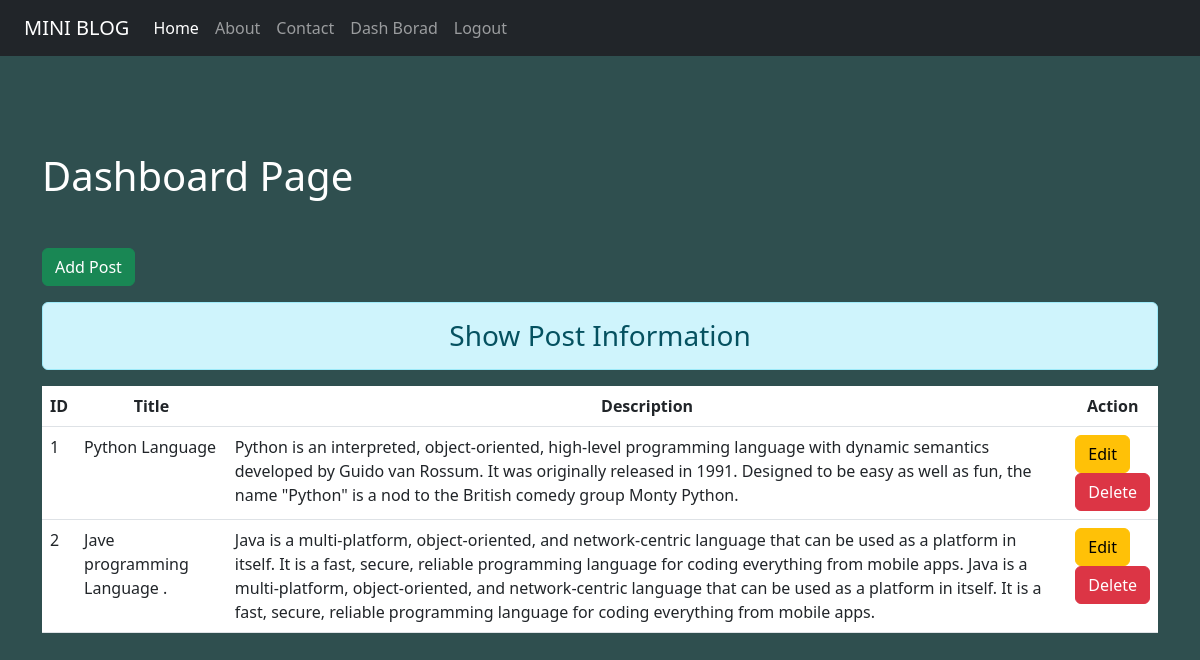
The page /dashboard/ (signed in) on the database its author committed.
### blog/models.py (models this page shows)
class Data(models.Model):
    title = models.CharField(max_length=80)
    desc = models.TextField()

### blog/views.py (the view)
# urls.py: path('dashboard/',views.dashborad,name='dashboard'),
def dashborad(reqeust):
    if reqeust.user.is_authenticated:
        form = Data.objects.all()
        return render(reqeust, 'blog/dashboard.html',{'forms':form})
    else:
        return HttpResponseRedirect('/login/')

### blog/templates/blog/dashboard.html (shortened to what this page needs)
{% extends 'blog/base.html' %}
{% load static %}
{% block content %}
<div class="col-sm-12">
    <h1 class="text-white my-5">Dashboard Page</h1>
    <a href="{% url 'addpost' %}" class="btn btn-success">Add Post</a>
    <h3 class="alert alert-info my-3 text-center ">Show Post Information</h3>
    <table class="table table-hover bg-white">
        <thead>
          <tr class="text-center">
            <th scope="col">ID</th>
            <th scope="col">Title</th>
            <th scope="col">Description</th>
            <th scope="col">Action</th>
          </tr>
        </thead>
        {% for i in forms %}
        <tbody>
          <tr>
            <td>{{i.id}}</td>
            <td>{{i.title}}</td>
            <td>{{i.desc}}</td>
            <td>
                <a href="{% url 'updatepost' i.id %}" class="btn btn-warning">Edit</a>
              {% if perms.data.delete_post %}
                <form action="{% url 'deletepost' i.id %}" method="POST">
                    <input type="submit" class="btn btn-danger" value="Delete">
                </form>
                {% endif %}
            </td>
          </tr>
        </tbody>
        {% endfor %}
      </table>
</div>
{% endblock content %}

### blog/templates/blog/base.html (shortened to what this page needs)
<!DOCTYPE html>
{% load static %}
<html lang="en">
<head>
    <link rel="stylesheet" href="{% static 'blog/css/bootstrap.min.css' %}">
    <link rel="stylesheet" href="{% static 'blog/css/style.css' %}">
</head>
<body>
    <div class="container-fluid bg-dark">
        {% include 'blog/navbar.html' %}
    </div>
    <div class="container">
        <div class="row">
        </div>
        <div class="row">
            {% block content %}
            {% endblock content %}
        </div>
    </div>
</body>
</html>

### blog/templates/blog/navbar.html (shortened to what this page needs)
<nav class="navbar navbar-expand-lg navbar-dark bg-dark">
    <div class="container-fluid">
      <a class="navbar-brand" href="#">MINI BLOG</a>
      <div class="collapse navbar-collapse" id="navbarNav">
        <ul class="navbar-nav">
          <li class="nav-item">
            <a class="nav-link active" aria-current="page" href="{% url 'home' %}">Home</a>
          </li>
          <li class="nav-item">
            <a class="nav-link" href="{% url 'about' %}">About</a>
          </li>
          <li class="nav-item">
            <a class="nav-link" href="{% url 'contact' %}">Contact</a>
          </li>
          {% if request.user.is_authenticated %}
            <li class="nav-item">
              <a class="nav-link" href="{% url 'dashboard' %}">Dash Borad</a>
            </li>
            <li class="nav-item">
              <a class="nav-link" href="{% url 'user_logout' %}">Logout</a>
            </li>
          {% endif %}
        </ul>
      </div>
    </div>
  </nav>

### blog/static/blog/css/style.css (style rules this page uses)
body { background-color: darkslategrey; color: antiquewhite; }

### rows shown on the page
Data: id "1", title "Python Language", desc "Python is an interpreted, object-oriented, high-level programming language with dynamic semantics developed by Guido van Rossum. It was originally released in 1991. Designed to be easy as well as fun, the name \"Python\" is a nod to the British comedy group Monty Python."
Data: id "2", title "Jave programming Language .", desc "Java is a multi-platform, object-oriented, and network-centric language that can be used as a platform in itself. It is a fast, secure, reliable programming language for coding everything from mobile apps. Java is a multi-platform, object-oriented, and network-centric language that can be used as a platform in itself. It is a fast, secure, reliable programming language for coding everything from mobile apps."
